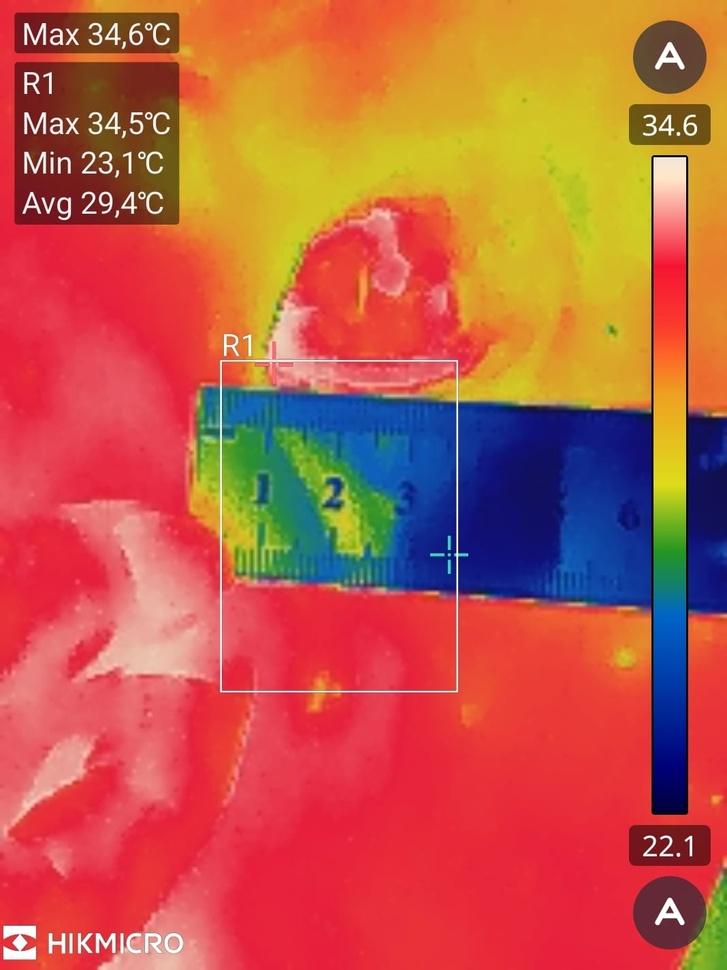
#> input picture model_files/cetvel_yara.jpg, 727 x 970 px, shrunk from 1068 x 1425 before the run
$ python yara_buyuklugu.py
#> lines starting #> are read from the running program, lines starting #| are printed output that depends on the picture; after the words box and inside, x2 and y2 are one past the last pixel; in counts of white or black regions, pixels touching at a corner belong together; long printed decimals are rounded
import cv2
import numpy as np
import matplotlib.pyplot as plt

# Fotoğrafı yükle
img = cv2.imread("cetvel_yara.jpg")
#> img is the input picture: shape (970, 727, 3); mean B, G, R 71.3, 91.2, 191.2
gray = cv2.cvtColor(img, cv2.COLOR_BGR2GRAY)
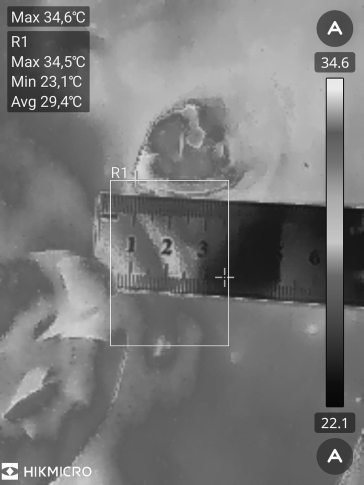
#> gray: shape (970, 727) (shown at 1/2 size); min 1, max 255, mean 118.8
gray = cv2.GaussianBlur(gray, (5,5), 0)


edges = cv2.Canny(gray, 50, 150)
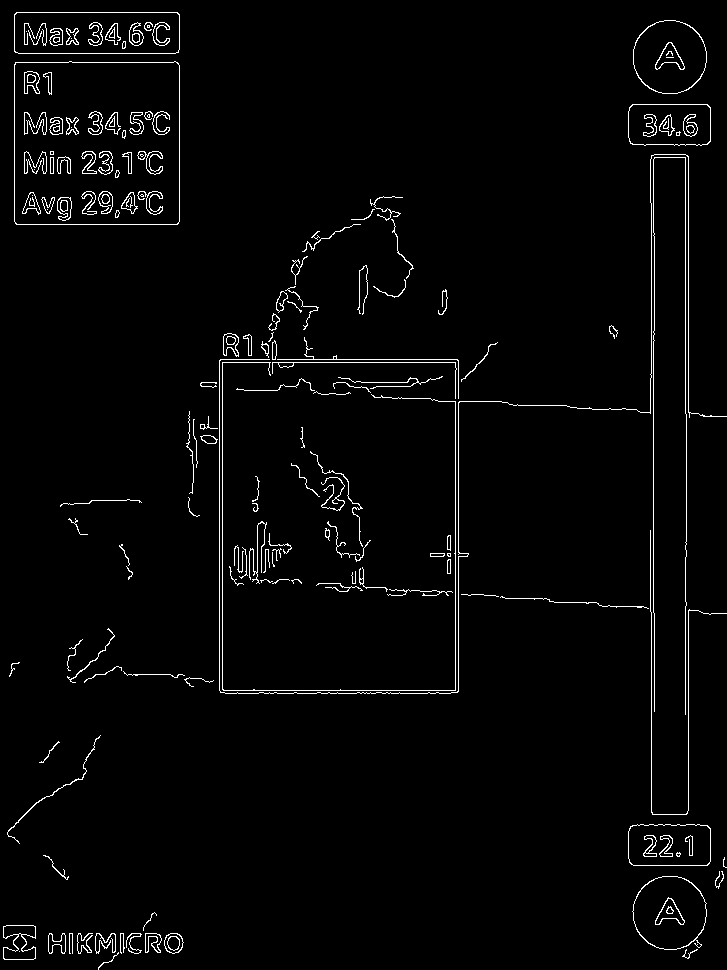
#> edges: shape (970, 727); 2.4% white in thin lines or dots

lines = cv2.HoughLinesP(edges, 1, np.pi/180, threshold=100, minLineLength=50, maxLineGap=10)
#> lines = 25 rows, first 6: [688, 810, 688, 610], [685, 413, 685, 133], [651, 377, 651, 203], [222, 692, 222, 359], [653, 235, 653, 128], [455, 692, 455, 359]

# En uzun yatay çizgiyi bul
longest = None
max_len = 0

for line in lines:
    x1, y1, x2, y2 = line[0]
    length = np.hypot(x2 - x1, y2 - y1)


    if abs(y1 - y2) < 5 and length > max_len:
        max_len = length
        longest = (x1, y1, x2, y2)
#> this loop made 25 passes
#> (x1, y1, x2, y2, length, max_len) on passes 10, 12: (223, 690, 454, 690, 231, 231), (220, 359, 457, 359, 237, 237)
#> after the loop, max_len = 237


x1,y1,x2,y2 = longest
#> x1 = 220; y1 = 359; x2 = 457; y2 = 359
cv2.line(img, (x1,y1), (x2,y2), (0,0,255), 2)
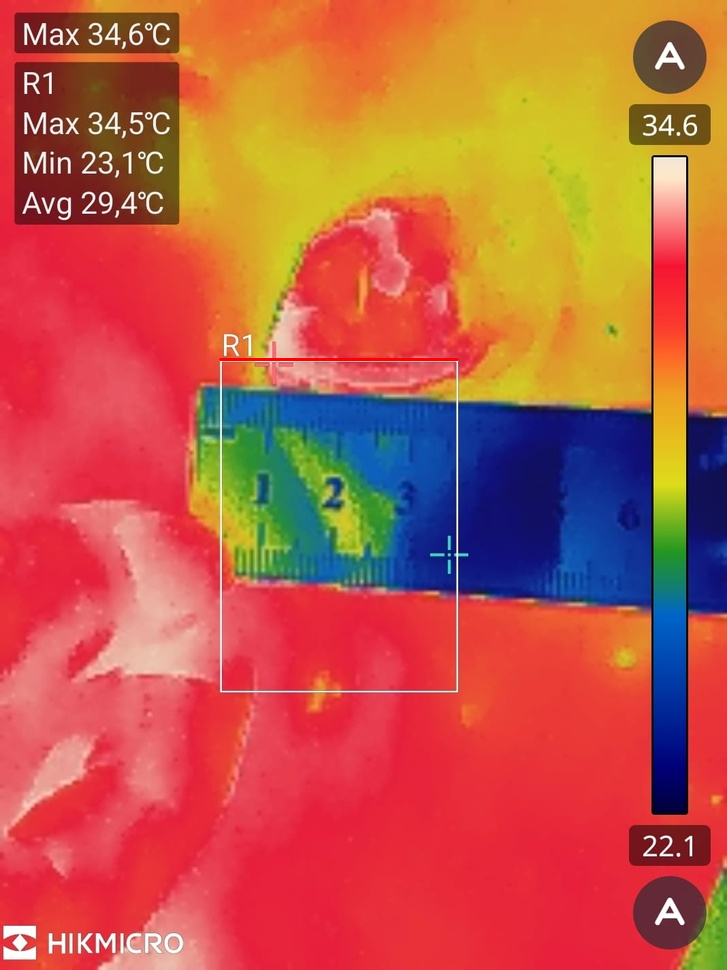
#> img: shape (970, 727, 3); 0.1% of pixels changed, all inside (x1, y1, x2, y2) = (219, 358, 459, 361)


pixel_length = max_len
#> pixel_length = 237


real_mm = 10

mm_per_pixel = real_mm / pixel_length
#> mm_per_pixel = 0.0422
print("1 pixel =", mm_per_pixel, "mm")
#| 1 pixel = 0.04219 mm

plt.imshow(cv2.cvtColor(img, cv2.COLOR_BGR2RGB))
plt.title("Cetvel Tespit")
plt.show()


_, thresh = cv2.threshold(gray, 120, 255, cv2.THRESH_BINARY_INV)
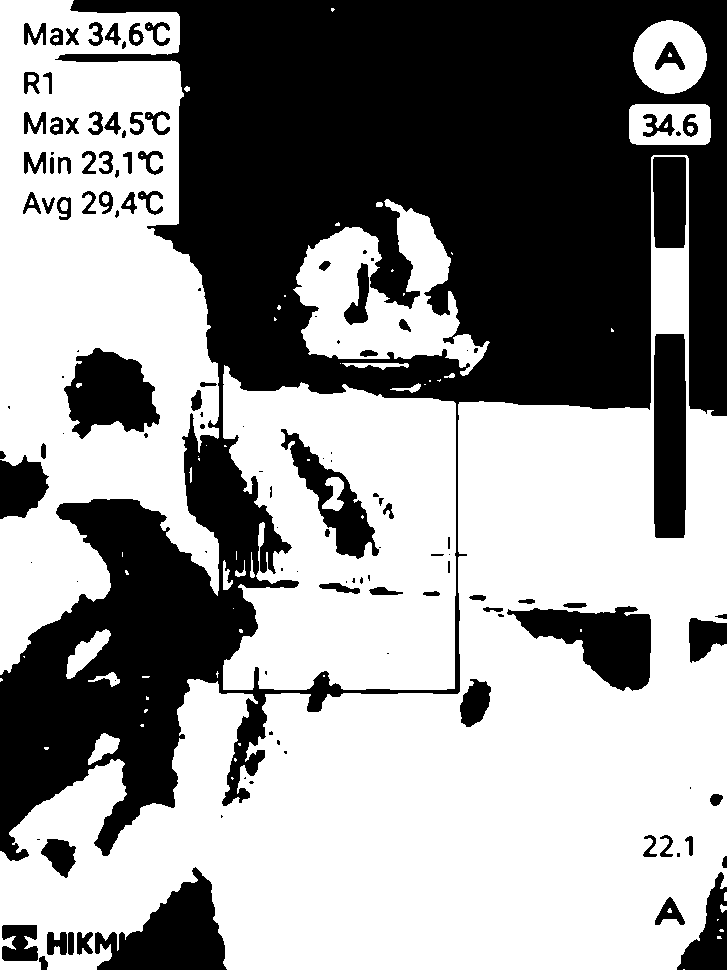
#> thresh: shape (970, 727); 58.1% white; 130 black regions (45 under 20 px)
contours, _ = cv2.findContours(thresh, cv2.RETR_EXTERNAL, cv2.CHAIN_APPROX_SIMPLE)
#> contours = 58 contours, 41 with area under 20; largest, box (x1, y1, x2, y2) and area: (0, 155, 727, 970) 252460, (0, 0, 219, 675) 103950, (223, 365, 456, 690) 60936, (293, 199, 490, 376) 16432, (633, 20, 707, 94) 4156


cnt = max(contours, key=cv2.contourArea)
#> cnt = contour of 926 points, box (x1, y1, x2, y2) (0, 155, 727, 970), area 252460


x,y,w,h = cv2.boundingRect(cnt)
#> x = 0; y = 155; w = 727; h = 815


width_mm = w * mm_per_pixel
#> width_mm = 30.68
height_mm = h * mm_per_pixel
#> height_mm = 34.39

print("Yara Genişlik:", width_mm, "mm")
#| Yara Genişlik: 30.675 mm
print("Yara Yükseklik:", height_mm, "mm")
#| Yara Yükseklik: 34.388 mm

cv2.rectangle(img, (x,y), (x+w, y+h), (0,255,0), 2)
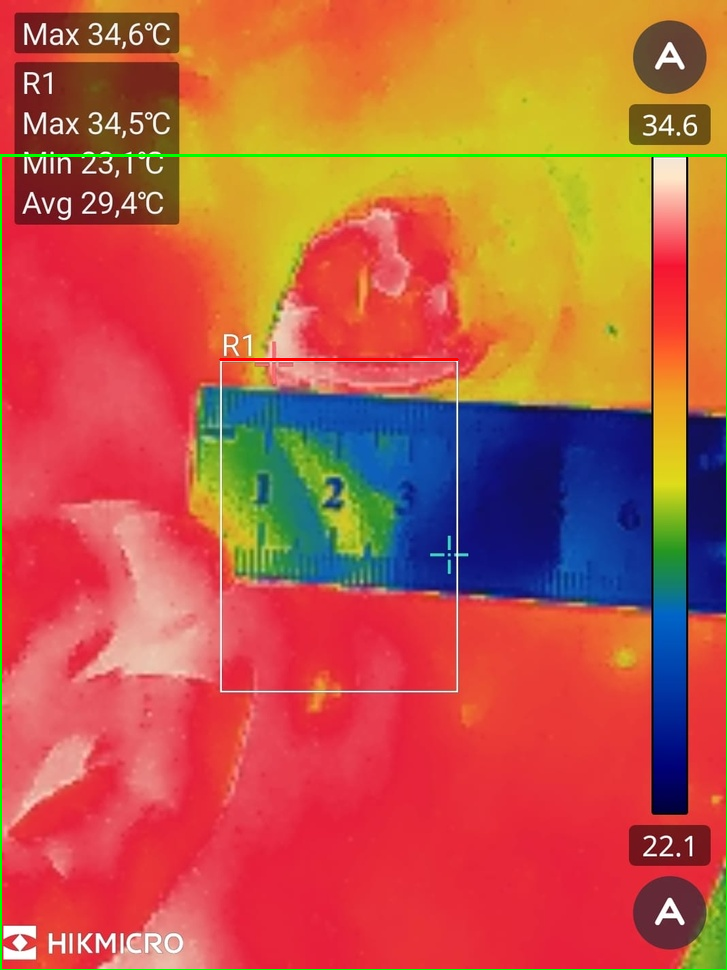
#> img: shape (970, 727, 3); 0.76% of pixels changed, all inside (x1, y1, x2, y2) = (0, 154, 727, 970)

plt.imshow(cv2.cvtColor(img, cv2.COLOR_BGR2RGB))
plt.title("Yara Ölçümü")
plt.show()

$ run again, with model_files/yara-yok-goreceli-risk.jpg copied over model_files/cetvel_yara.jpg
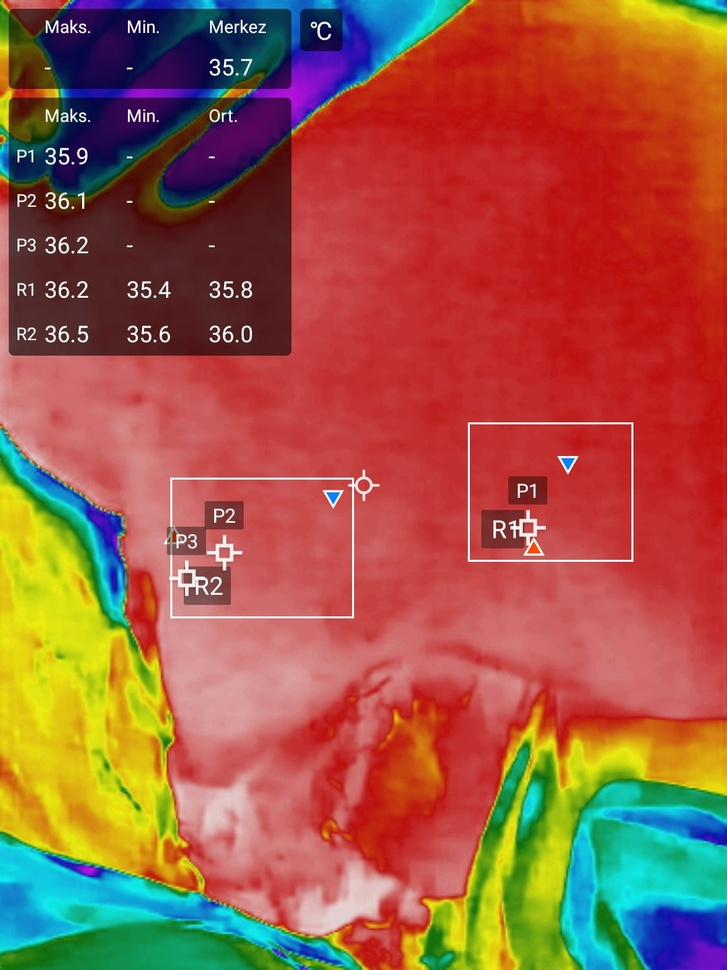
#> input picture model_files/yara-yok-goreceli-risk.jpg, 727 x 970 px, shrunk from 1080 x 1440 before the run
#> img is the input picture: shape (970, 727, 3); mean B, G, R 68.1, 88.7, 159.1
#> `edges = cv2.Canny(gray, 50, 150)`:
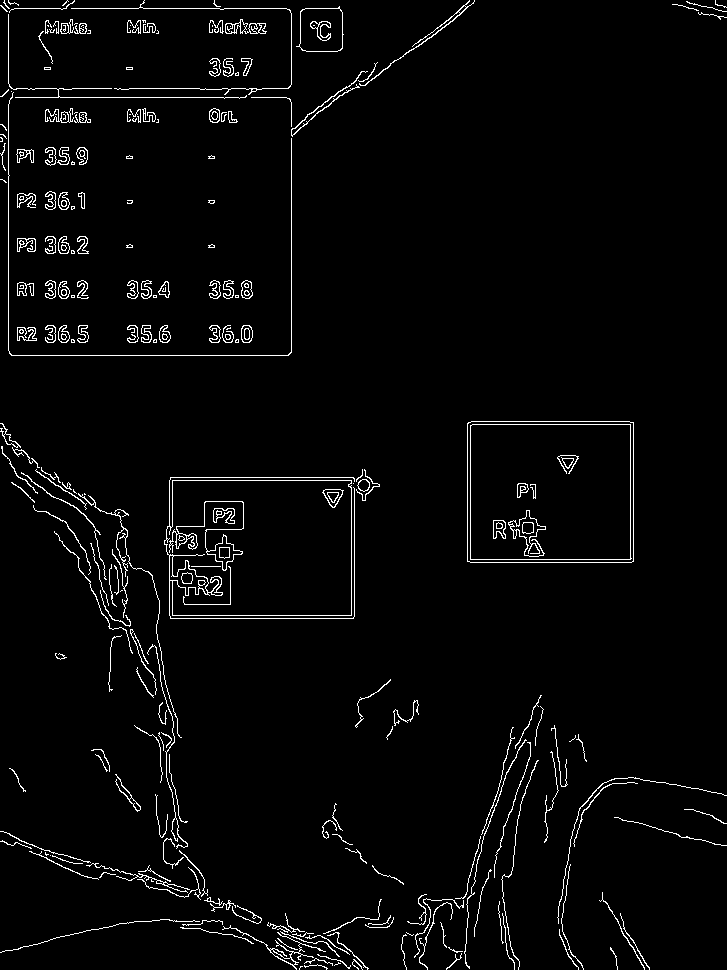
#> edges: shape (970, 727); 2.9% white in thin lines or dots
#> lines = 28 rows, first 6: [291, 352, 291, 102], [8, 350, 8, 104], [3, 8, 286, 8], [11, 355, 288, 355], [11, 97, 286, 97], [170, 477, 369, 477]
#> the loop `for line in lines:` made 28 passes
#> (x1, y1, x2, y2, length, max_len) on pass 3: (3, 8, 286, 8, 283, 283)
#> after the loop `for line in lines:`: max_len = 283
#> `x1,y1,x2,y2 = longest`: x1 = 3; y1 = 8; x2 = 286; y2 = 8
#> pixel_length = 283
#> mm_per_pixel = 0.0353
#| 1 pixel = 0.03534 mm
#> thresh: shape (970, 727); 64.7% white; 169 black regions (60 under 20 px)
#> contours = 104 contours, 53 with area under 20; largest, box (x1, y1, x2, y2) and area: (0, 0, 727, 970) 378449, (471, 425, 631, 559) 19822, (0, 864, 353, 970) 13096, (172, 481, 351, 615) 12789, (0, 452, 162, 665) 7316
#> cnt = contour of 2202 points, box (x1, y1, x2, y2) (0, 0, 727, 970), area 378449
#> x = 0; w = 727; h = 970
#> width_mm = 25.69
#> height_mm = 34.28
#| Yara Genişlik: 25.689 mm
#| Yara Yükseklik: 34.276 mm
#> `cv2.rectangle(img, (x,y), (x+w, y+h), (0,255,0), 2)`:
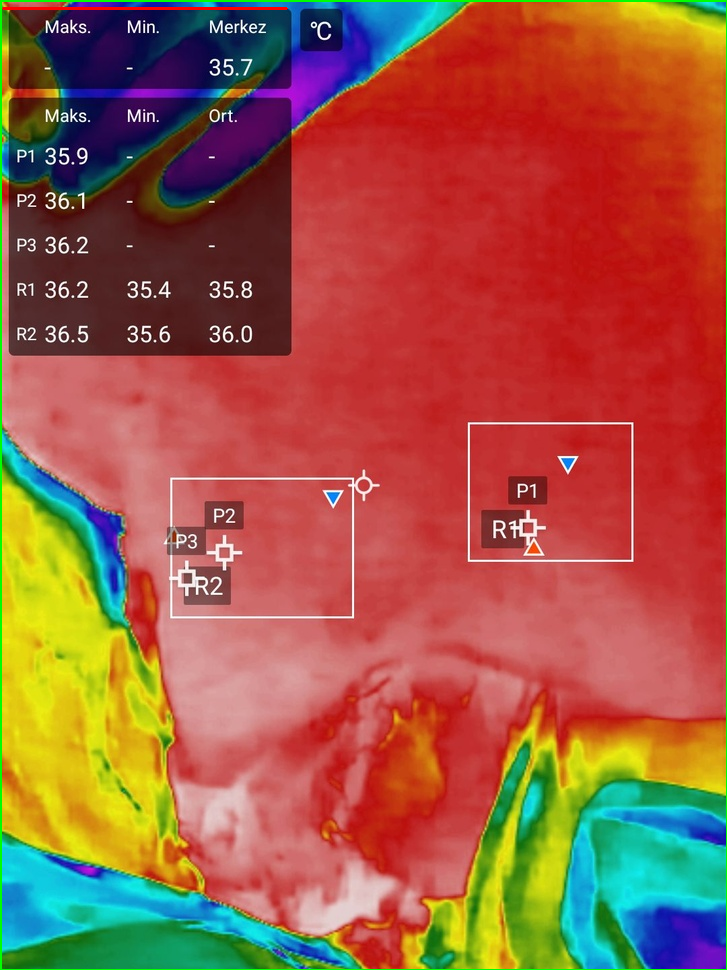
#> img: shape (970, 727, 3); mean B, G, R 67.3, 89.5, 158.4

$ run again, with model_files/yara-yok-yuksek-risk.jpg copied over model_files/cetvel_yara.jpg
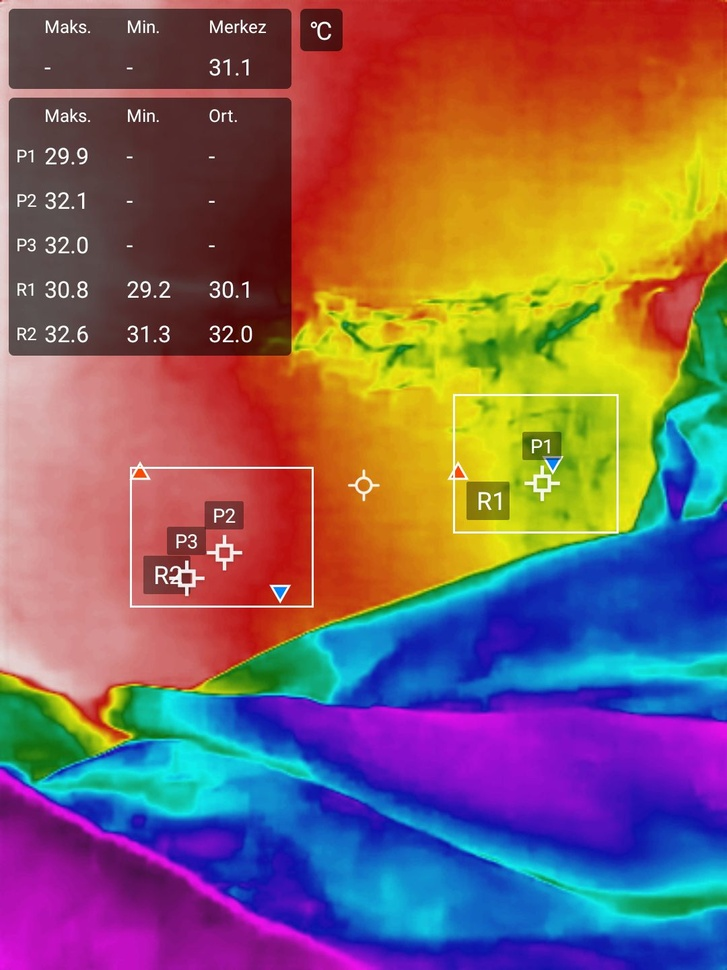
#> input picture model_files/yara-yok-yuksek-risk.jpg, 727 x 970 px, shrunk from 1080 x 1440 before the run
#> img is the input picture: shape (970, 727, 3); mean B, G, R 98.8, 97.9, 130.7
#> `edges = cv2.Canny(gray, 50, 150)`:
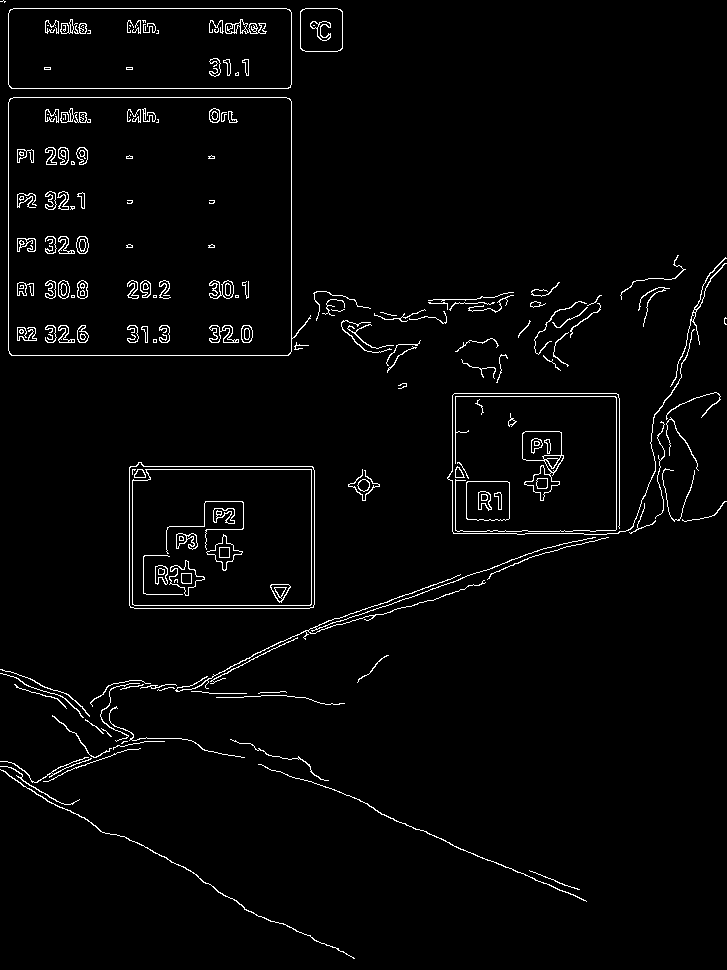
#> edges: shape (970, 727); 2.6% white in thin lines or dots
#> lines = 31 rows, first 6: [8, 84, 8, 13], [291, 351, 291, 101], [11, 355, 288, 355], [13, 8, 286, 8], [11, 88, 288, 88], [13, 97, 286, 97]
#> the loop `for line in lines:` made 31 passes
#> (x1, y1, x2, y2, length, max_len) on pass 3: (11, 355, 288, 355, 277, 277)
#> after the loop `for line in lines:`: max_len = 277
#> `x1,y1,x2,y2 = longest`: x1 = 11; y1 = 355; x2 = 288; y2 = 355
#> pixel_length = 277
#> mm_per_pixel = 0.0361
#| 1 pixel = 0.0361 mm
#> thresh: shape (970, 727); 62.8% white; 101 black regions (30 under 20 px)
#> contours = 46 contours, 23 with area under 20; largest, box (x1, y1, x2, y2) and area: (0, 0, 727, 970) 414228, (142, 469, 311, 605) 17714, (0, 681, 205, 783) 8740, (625, 894, 727, 915) 1346, (335, 544, 571, 624) 1005
#> cnt = contour of 2624 points, box (x1, y1, x2, y2) (0, 0, 727, 970), area 414228
#> x = 0; w = 727; h = 970
#> width_mm = 26.25
#> height_mm = 35.02
#| Yara Genişlik: 26.245 mm
#| Yara Yükseklik: 35.018 mm
#> `cv2.rectangle(img, (x,y), (x+w, y+h), (0,255,0), 2)`:
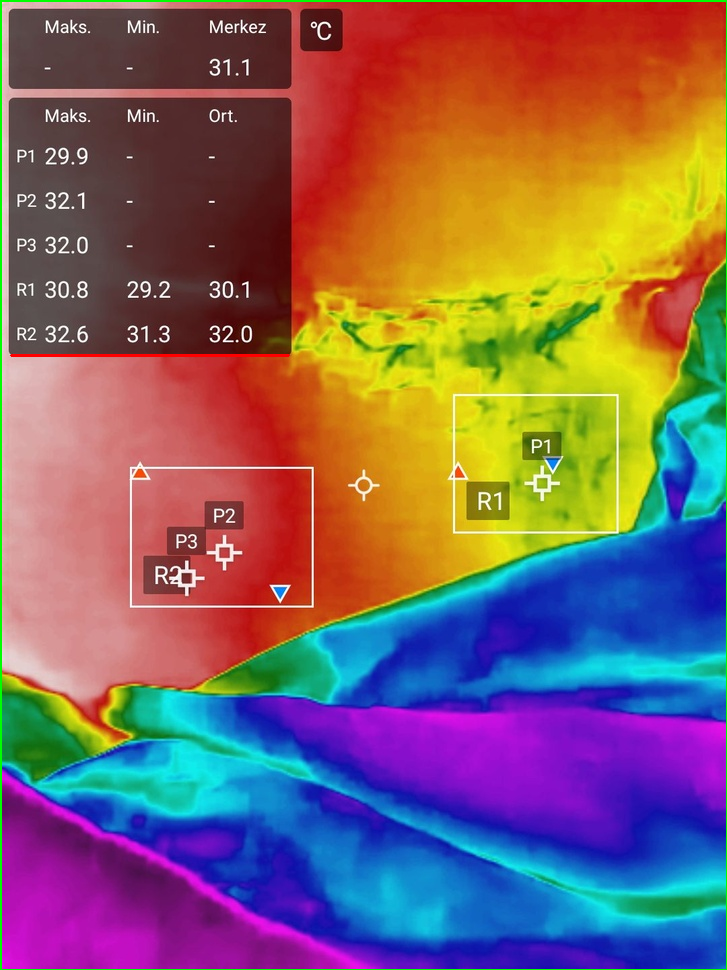
#> img: shape (970, 727, 3); mean B, G, R 97.8, 98.9, 129.6
